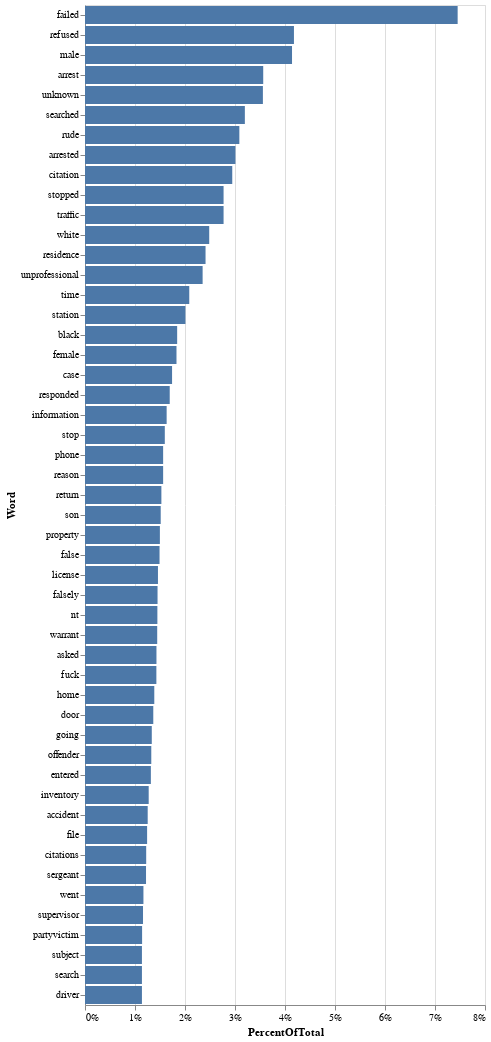

Notebook cell for this chart:
### Code cell
# without stemming
non_stemmed_data = PreProcess(df, additional_stopwords, False)
non_stemmed_data.plot_word_distributions(50)

### Figure 1 — Vega-Lite specification as saved in the notebook (floating-point values rounded to 4 significant figures)
{"config": {"view": {"continuousWidth": 400, "continuousHeight": 300}}, "data": {"name": "data-0bbddf858a5c9a9c7f987a243f964c0e"}, "mark": "bar", "encoding": {"x": {"type": "quantitative", "axis": {"format": ".0%"}, "field": "PercentOfTotal"}, "y": {"type": "nominal", "field": "Word", "sort": "-x"}}, "transform": [{"joinaggregate": [{"op": "sum", "field": "Count", "as": "TotalCount"}]}, {"calculate": "datum.Count / datum.TotalCount", "as": "PercentOfTotal"}], "$schema": "https://vega.github.io/schema/vega-lite/v4.8.1.json", "datasets": {"data-0bbddf858a5c9a9c7f987a243f964c0e": [{"Word": "failed", "Count": 4464}, {"Word": "refused", "Count": 2503}, {"Word": "male", "Count": 2480}, {"Word": "arrest", "Count": 2135}, {"Word": "unknown", "Count": 2131}, {"Word": "searched", "Count": 1915}, {"Word": "rude", "Count": 1849}, {"Word": "arrested", "Count": 1802}, {"Word": "citation", "Count": 1764}, {"Word": "stopped", "Count": 1660}, {"Word": "traffic", "Count": 1660}, {"Word": "white", "Count": 1488}, {"Word": "residence", "Count": 1444}, {"Word": "unprofessional", "Count": 1409}, {"Word": "time", "Count": 1249}, {"Word": "station", "Count": 1203}, {"Word": "black", "Count": 1104}, {"Word": "female", "Count": 1096}, {"Word": "case", "Count": 1043}, {"Word": "responded", "Count": 1015}, {"Word": "information", "Count": 978}, {"Word": "stop", "Count": 956}, {"Word": "phone", "Count": 936}, {"Word": "reason", "Count": 936}, {"Word": "return", "Count": 915}, {"Word": "son", "Count": 907}, {"Word": "property", "Count": 897}, {"Word": "false", "Count": 893}, {"Word": "license", "Count": 874}, {"Word": "falsely", "Count": 869}, {"Word": "nt", "Count": 867}, {"Word": "warrant", "Count": 865}, {"Word": "asked", "Count": 856}, {"Word": "fuck", "Count": 855}, {"Word": "home", "Count": 830}, {"Word": "door", "Count": 818}, {"Word": "going", "Count": 800}, {"Word": "offender", "Count": 794}, {"Word": "entered", "Count": 789}, {"Word": "inventory", "Count": 763}, {"Word": "accident", "Count": 751}, {"Word": "file", "Count": 744}, {"Word": "citations", "Count": 733}, {"Word": "sergeant", "Count": 731}, {"Word": "went", "Count": 700}, {"Word": "supervisor", "Count": 695}, {"Word": "partyvictim", "Count": 684}, {"Word": "subject", "Count": 682}, {"Word": "search", "Count": 682}, {"Word": "driver", "Count": 682}]}}
